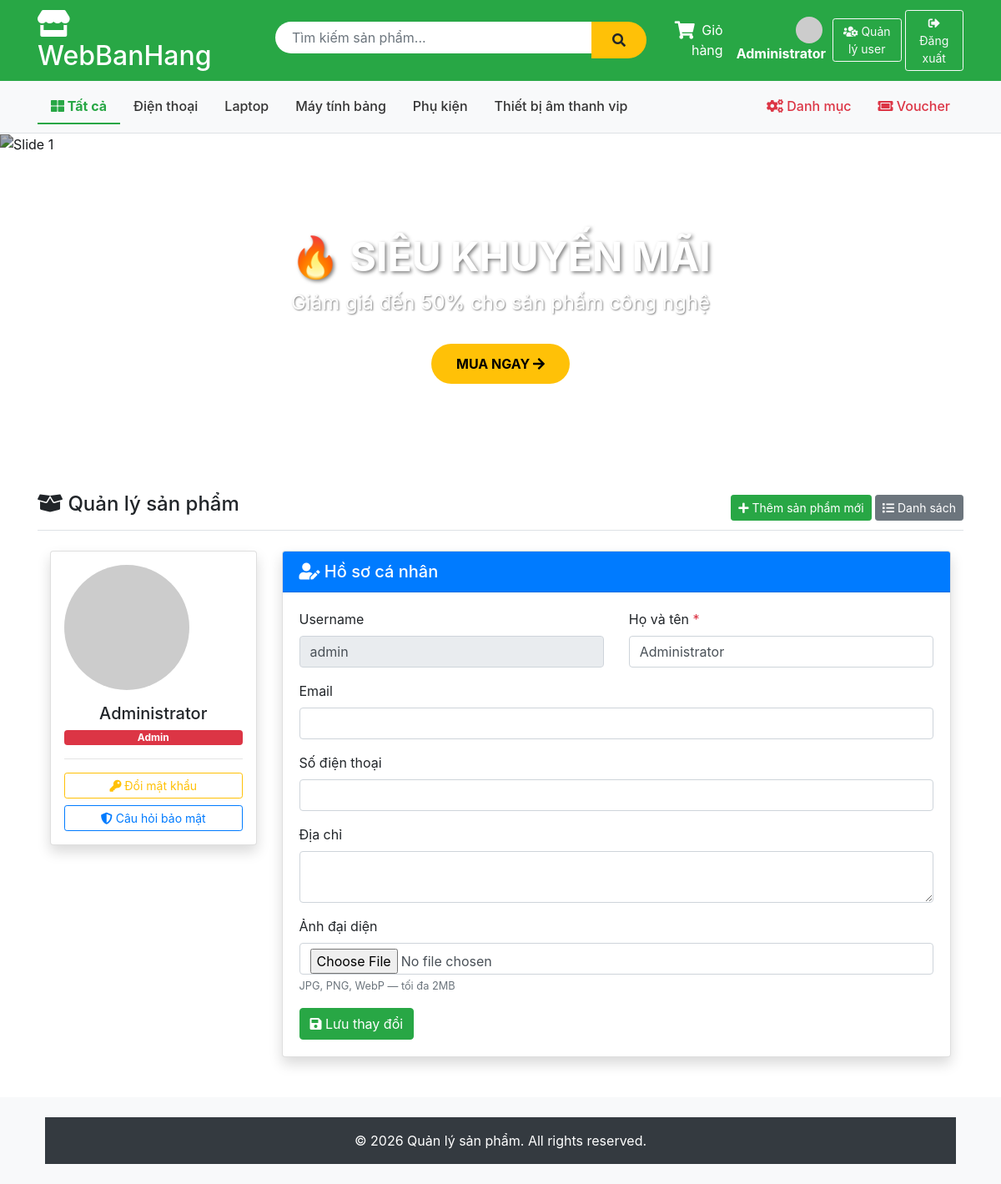
The page /Account/profile (signed in) on the database its author committed.
### tables this page shows
CREATE TABLE `category` (
  `id` int NOT NULL AUTO_INCREMENT,
  `name` varchar(100) NOT NULL,
  `description` text,
  PRIMARY KEY (`id`)
);

CREATE TABLE `account` (
  `id` int NOT NULL AUTO_INCREMENT,
  `username` varchar(255) NOT NULL,
  `fullname` varchar(255) NOT NULL,
  `email` varchar(255) DEFAULT NULL,
  `password` varchar(255) NOT NULL,
  `role` enum('admin','user') DEFAULT 'user',
  `avatar` varchar(255) DEFAULT NULL,
  `phone` varchar(20) DEFAULT NULL,
  `address` text,
  `is_locked` tinyint DEFAULT '0',
  `remember_token` varchar(255) DEFAULT NULL,
  `token_expire` datetime DEFAULT NULL,
  `reset_token` varchar(255) DEFAULT NULL,
  `reset_expire` datetime DEFAULT NULL,
  `security_question` varchar(255) DEFAULT NULL,
  `security_answer` varchar(255) DEFAULT NULL,
  PRIMARY KEY (`id`),
  UNIQUE KEY `username` (`username`),
  UNIQUE KEY `email` (`email`)
);

### app/controllers/AccountController.php (called while the page is built, shortened)
<?php
require_once('app/config/database.php');
require_once('app/models/AccountModel.php');
require_once('app/helpers/SessionHelper.php');
class AccountController {
    private $accountModel;
    public function __construct() {
        $this->db           = (new Database())->getConnection();
        $this->accountModel = new AccountModel($this->db);
    }
    public function profile() {
        $account = $this->accountModel->getAccountById($_SESSION['user_id']);
        include 'app/views/account/profile.php';
    }
}
?>

### index.php (called while the page is built, shortened)
<?php
require_once 'app/helpers/SessionHelper.php';
require_once 'app/config/database.php';
$url = $_GET['url'] ?? '';
$url = rtrim($url, '/');
$url = filter_var($url, FILTER_SANITIZE_URL);
$url = explode('/', $url);
$action = isset($url[1]) && $url[1] != '' ? $url[1] : 'index';
$controller = new $controllerName();
call_user_func_array([$controller, $action], array_slice($url, 2));
?>

### app/helpers/SessionHelper.php (called while the page is built, shortened)
<?php
class SessionHelper {
    public static function isLoggedIn() {
        return isset($_SESSION['username']);
    }
    public static function isAdmin() {
        return isset($_SESSION['username']) &&
               isset($_SESSION['role']) &&
               $_SESSION['role'] === 'admin';
    }
}
?>

### app/config/database.php (called while the page is built, shortened)
<?php
class Database {
    private $host = "localhost";
    private $db_name = "my_store";
    private $username = "root";
    private $password = "";
    public function getConnection() {
        $this->conn = null;
        try {
            $this->conn = new PDO(
                "mysql:host=" . $this->host . ";dbname=" . $this->db_name,
                $this->username,
                $this->password
            );
            $this->conn->exec("set names utf8");
        } catch(PDOException $exception) {
            echo "Connection error: " . $exception->getMessage();
        }
        return $this->conn;
    }
}
?>

### app/models/AccountModel.php (called while the page is built, shortened)
<?php
class AccountModel {
    private $conn;
    private $table_name = "account";
    public function __construct($db) {
        $this->conn = $db;
    }
    public function getAccountById($id) {
        $query = "SELECT * FROM " . $this->table_name . " WHERE id = :id LIMIT 1";
        $stmt  = $this->conn->prepare($query);
        $stmt->bindParam(":id", $id, PDO::PARAM_INT);
        $stmt->execute();
        return $stmt->fetch(PDO::FETCH_OBJ);
    }
}
?>

### app/views/account/profile.php (the view, shortened to what this page needs)
<?php include 'app/views/shares/header.php'; ?>
<div class="container mt-4">
    <div class="row">
        <div class="col-md-3 text-center mb-4">
            <div class="card shadow p-3">
                <?php
                $avatarSrc = !empty($account->avatar)
                    ? '/public/' . $account->avatar
                    : 'https://ui-avatars.com/api/?name=' . urlencode($account->fullname) . '&size=150&background=28a745&color=fff';
                ?>
                <img src="<?= $avatarSrc ?>" class="rounded-circle mb-3"
                     style="width:150px;height:150px;object-fit:cover;">
                <h5><?= htmlspecialchars($account->fullname) ?></h5>
                <span class="badge <?= $account->role == 'admin' ? 'badge-danger' : 'badge-info' ?>">
                    <?= ucfirst($account->role) ?>
                </span>
                <hr>
                <a href="/Account/changePassword" class="btn btn-outline-warning btn-sm btn-block w-100">
                    <i class="fas fa-key"></i> Đổi mật khẩu
                </a>
                <a href="/Account/setupSecurity" class="btn btn-outline-primary btn-sm btn-block w-100 mt-2">
                    <i class="fas fa-shield-alt"></i> Câu hỏi bảo mật
                </a>
            </div>
        </div>
        <div class="col-md-9">
            <div class="card shadow">
                <div class="card-header bg-primary text-white">
                    <h5 class="mb-0"><i class="fas fa-user-edit"></i> Hồ sơ cá nhân</h5>
                </div>
                <div class="card-body">
                    <form method="POST" action="/Account/updateProfile" enctype="multipart/form-data">
                        <div class="row">
                            <div class="col-md-6 mb-3">
                                <label>Username</label>
                                <input type="text" class="form-control" value="<?= htmlspecialchars($account->username) ?>" disabled>
                            </div>
                            <div class="col-md-6 mb-3">
                                <label>Họ và tên <span class="text-danger">*</span></label>
                                <input type="text" name="fullname" class="form-control"
                                       value="<?= htmlspecialchars($account->fullname) ?>" required>
                            </div>
                        </div>
                        <div class="mb-3">
                            <label>Email</label>
                            <input type="email" name="email" class="form-control"
                                value="<?= htmlspecialchars($account->email ?? '') ?>">
                        </div>
                        <div class="mb-3">
                            <label>Số điện thoại</label>
                            <input type="text" name="phone" class="form-control"
                                   value="<?= htmlspecialchars($account->phone ?? '') ?>">
                        </div>
                        <div class="mb-3">
                            <label>Địa chỉ</label>
                            <textarea name="address" class="form-control" rows="2"><?= htmlspecialchars($account->address ?? '') ?></textarea>
                        </div>
                        <div class="mb-3">
                            <label>Ảnh đại diện</label>
                            <input type="file" name="avatar" class="form-control" accept="image/*">
                            <small class="text-muted">JPG, PNG, WebP — tối đa 2MB</small>
                        </div>
                        <button type="submit" class="btn btn-success">
                            <i class="fas fa-save"></i> Lưu thay đổi
                        </button>
                    </form>
                </div>
            </div>
        </div>
    </div>
</div>
<?php include 'app/views/shares/footer.php'; ?>

### app/views/shares/header.php (shortened to what this page needs)
<?php
require_once 'app/helpers/SessionHelper.php';
?>
<!DOCTYPE html>
<html lang="vi">
<head>
    <link href="https://stackpath.bootstrapcdn.com/bootstrap/4.5.2/css/bootstrap.min.css" rel="stylesheet">
    <link rel="stylesheet" href="https://cdnjs.cloudflare.com/ajax/libs/font-awesome/5.15.4/css/all.min.css">
</head>
<body>
    <div class="header-top">
        <div class="container">
            <div class="row align-items-center">
                <div class="col-md-3">
                    <h2 class="text-white mb-0">
                        <a href="/Product" style="color: white; text-decoration: none;">
                            <i class="fas fa-store"></i> WebBanHang
                        </a>
                    </h2>
                </div>
                <div class="col-md-5">
                    <form action="/Product/search" method="GET" class="search-box d-flex">
                        <input type="text" name="keyword" class="form-control"
                               placeholder="Tìm kiếm sản phẩm..."
                               value="<?php echo htmlspecialchars($_GET['keyword'] ?? ''); ?>">
                        <button type="submit" class="btn btn-warning">
                            <i class="fas fa-search"></i>
                        </button>
                    </form>
                </div>
                <div class="col-md-4 text-white text-right d-flex align-items-center justify-content-end">
                    <a href="/Product/cart" class="text-white mr-3 position-relative" style="text-decoration: none;">
                        <span class="cart-icon-wrapper">
                            <i class="fas fa-shopping-cart fa-lg"></i>
                        </span>
                        <span class="ml-1 d-none d-md-inline">Giỏ hàng</span>
                    </a>
                    <?php if (SessionHelper::isLoggedIn()): ?>
                        <a href="/Account/profile" class="text-white mr-2" style="text-decoration:none;">
                            <?php
                            $avatarSrc = !empty($_SESSION['avatar'])
                                ? '/public/' . $_SESSION['avatar']
                                : 'https://ui-avatars.com/api/?name=' . urlencode($_SESSION['fullname'] ?? 'U') . '&size=32&background=fff&color=28a745';
                            ?>
                            <img src="<?= $avatarSrc ?>" class="rounded-circle mr-1" style="width:32px;height:32px;object-fit:cover;">
                            <strong><?= htmlspecialchars($_SESSION['fullname'] ?? $_SESSION['username']) ?></strong>
                        </a>
                        <?php if (SessionHelper::isAdmin()): ?>
                            <a href="/Account/manageUsers" class="btn btn-outline-light btn-sm mr-1">
                                <i class="fas fa-users-cog"></i> Quản lý user
                            </a>
                        <?php endif; ?>
                        <a href="/Account/logout" class="btn btn-outline-light btn-sm">
                            <i class="fas fa-sign-out-alt"></i> Đăng xuất
                        </a>
                    <?php endif; ?>
                </div>
            </div>
        </div>
    </div>
    <div class="category-nav">
        <div class="container">
            <ul class="nav">
                <li class="nav-item">
                    <a class="nav-link <?php echo (!isset($_GET['category'])) ? 'active' : ''; ?>"
                       href="/Product">
                        <i class="fas fa-th-large"></i> Tất cả
                    </a>
                </li>
                <?php
                $db = (new Database())->getConnection();
                $stmt = $db->query("SELECT * FROM category ORDER BY name ASC");
                $cats = $stmt->fetchAll(PDO::FETCH_OBJ);
                foreach ($cats as $cat):
                    $isActive = (isset($_GET['category']) && $_GET['category'] == $cat->id) ? 'active' : '';
                ?>
                <li class="nav-item">
                    <a class="nav-link <?php echo $isActive; ?>"
                       href="/Product?category=<?php echo $cat->id; ?>">
                        <?php echo htmlspecialchars($cat->name); ?>
                    </a>
                </li>
                <?php endforeach; ?>
                <?php if (SessionHelper::isAdmin()): ?>
                <li class="nav-item ml-auto">
                    <a class="nav-link admin-link" href="/Category/list">
                        <i class="fas fa-cogs"></i> Danh mục
                    </a>
                </li>
                <li class="nav-item">
                    <a class="nav-link admin-link" href="/Voucher">
                        <i class="fas fa-ticket-alt"></i> Voucher
                    </a>
                </li>
                <?php endif; ?>
            </ul>
        </div>
    </div>
    <div class="banner-slider">
        <div id="mainSlider" class="carousel slide" data-ride="carousel" data-interval="4000">
            <ol class="carousel-indicators">
                <li data-target="#mainSlider" data-slide-to="0" class="active"></li>
                <li data-target="#mainSlider" data-slide-to="1"></li>
                <li data-target="#mainSlider" data-slide-to="2"></li>
            </ol>
            <div class="carousel-inner">
                <div class="carousel-item active">
                    <img src="https://images.unsplash.com/photo-1607082348824-0a96f2a4b9da?w=1200" alt="Slide 1">
                    <div class="carousel-caption">
                        <h3>🔥 SIÊU KHUYẾN MÃI</h3>
                        <p>Giảm giá đến 50% cho sản phẩm công nghệ</p>
                        <a href="/Product" class="btn-shop-now">MUA NGAY <i class="fas fa-arrow-right"></i></a>
                    </div>
                </div>
            </div>
            <a class="carousel-control-prev" href="#mainSlider" role="button" data-slide="prev">
                <span class="carousel-control-prev-icon"></span>
            </a>
            <a class="carousel-control-next" href="#mainSlider" role="button" data-slide="next">
                <span class="carousel-control-next-icon"></span>
            </a>
        </div>
    </div>
    <div class="container mt-4">
        <div class="d-flex justify-content-between align-items-center mb-3 border-bottom pb-2">
            <h4><i class="fas fa-box-open"></i> Quản lý sản phẩm</h4>
            <?php if (SessionHelper::isAdmin()): ?>
            <div>
                <a href="/Product/add" class="btn btn-success btn-sm">
                    <i class="fas fa-plus"></i> Thêm sản phẩm mới
                </a>
                <a href="/Product" class="btn btn-secondary btn-sm">
                    <i class="fas fa-list"></i> Danh sách
                </a>
            </div>
            <?php endif; ?>
        </div>

### app/views/shares/header.php (style rules this page uses)
.header-top { background: #28a745; padding: 10px 0; }
.search-box { max-width: 600px; margin: 0 auto; }
.search-box input { border-radius: 25px 0 0 25px; border: none; padding: 10px 20px; }
.search-box button { border-radius: 0 25px 25px 0; background: #ffc107; border: none; padding: 10px 25px; }
.category-nav { background: #f8f9fa; padding: 10px 0; border-bottom: 1px solid #dee2e6; }
.category-nav .nav-link { color: #333; font-weight: 500; }
.category-nav .nav-link.active { color: #28a745; font-weight: bold; border-bottom: 2px solid #28a745; }
.admin-link { color: #dc3545 !important; font-weight: bold; }
.cart-icon-wrapper { position: relative; display: inline-block; }
.banner-slider { position: relative; margin-bottom: 30px; }
.banner-slider .carousel-item { height: 400px; }
.banner-slider .carousel-item img { height: 100%; object-fit: cover; filter: brightness(0.7); }
.banner-slider .carousel-caption { bottom: 20%; }
.banner-slider .carousel-caption h3 { font-size: 3rem; font-weight: bold; text-shadow: 2px 2px 4px rgba(0,0,0,0.5); }
.banner-slider .carousel-caption p { font-size: 1.5rem; text-shadow: 1px 1px 2px rgba(0,0,0,0.5); }
.btn-shop-now { background: #ffc107; color: #000; padding: 12px 30px; border-radius: 25px; font-weight: bold; text-decoration: none; display: inline-block; margin-top: 15px; transition: all 0.3s; }

### rows shown on the page
category: name "Điện thoại"
category: name "Laptop"
category: name "Máy tính bảng"
category: name "Phụ kiện"
category: name "Thiết bị âm thanh vip"
account: fullname "Administrator", role "Admin", username "admin"

### other values the page prints
$_SESSION['fullname'] "Administrator"
